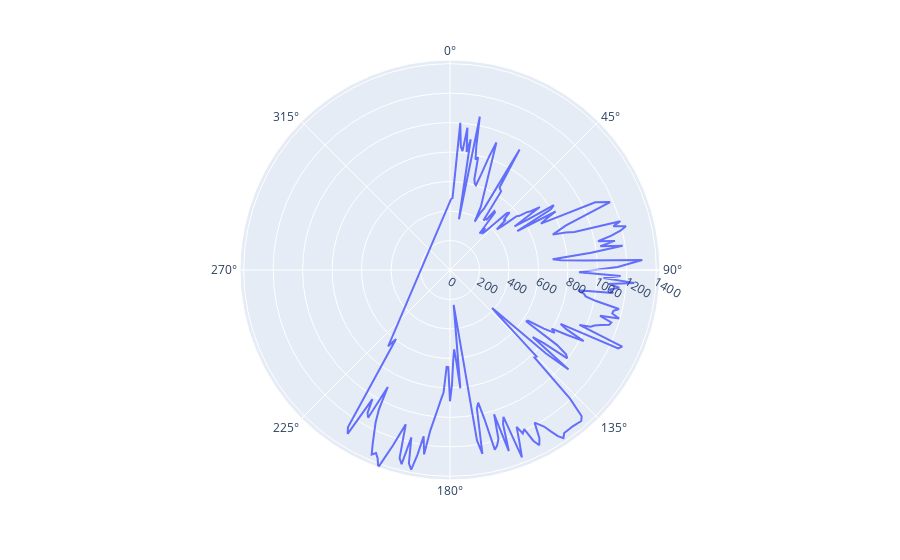

The notebook cell saved with this chart:
### Code cell
fig = px.line_polar(itinerarios1.groupby(itinerarios1["Barrio_Llegada"]).agg({'travel_time':'mean'}).reset_index(),\
                                         r='travel_time', theta=str('idplug_station'), line_close=True)
fig.show()

### Figure 1 — Plotly figure (JSON) as saved in the notebook; plotly's stock layout.template omitted (floating-point values rounded to 4 significant figures; data arrays with more than 128 entries replaced by an {"elided": "..."} marker saying what was removed)
{"data": [{"hovertemplate": "travel_time=%{r}<br>idplug_station=%{theta}<extra></extra>", "legendgroup": "", "line": {"color": "#636efa", "dash": "solid"}, "marker": {"symbol": "circle"}, "mode": "lines", "name": "", "r": {"elided": "196 float values"}, "showlegend": false, "subplot": "polar", "theta": {"elided": "196 int values"}, "type": "scatterpolar"}], "layout": {"legend": {"tracegroupgap": 0}, "margin": {"t": 60}, "polar": {"angularaxis": {"direction": "clockwise", "rotation": 90}, "domain": {"x": [0, 1], "y": [0, 1]}}}}
